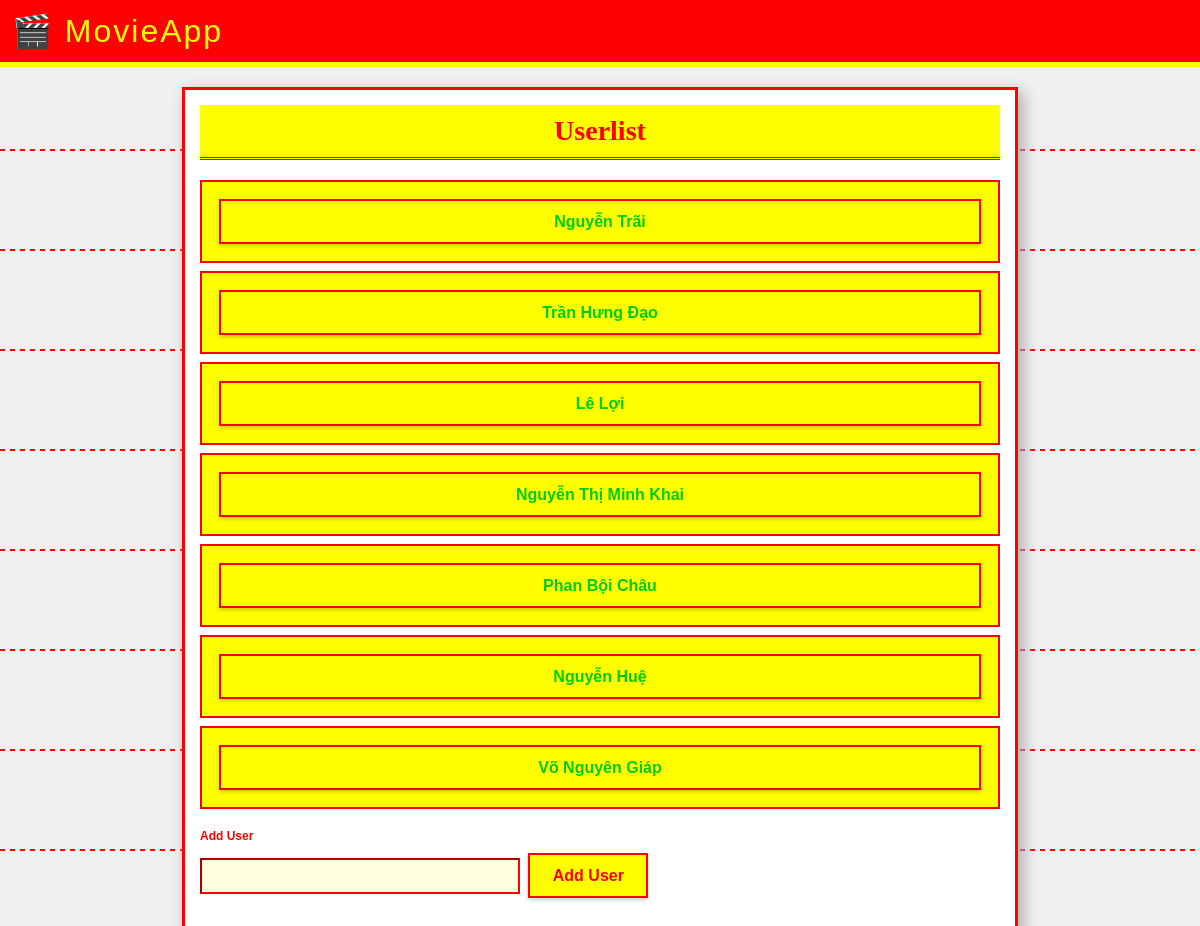
Before: / with the older database file.
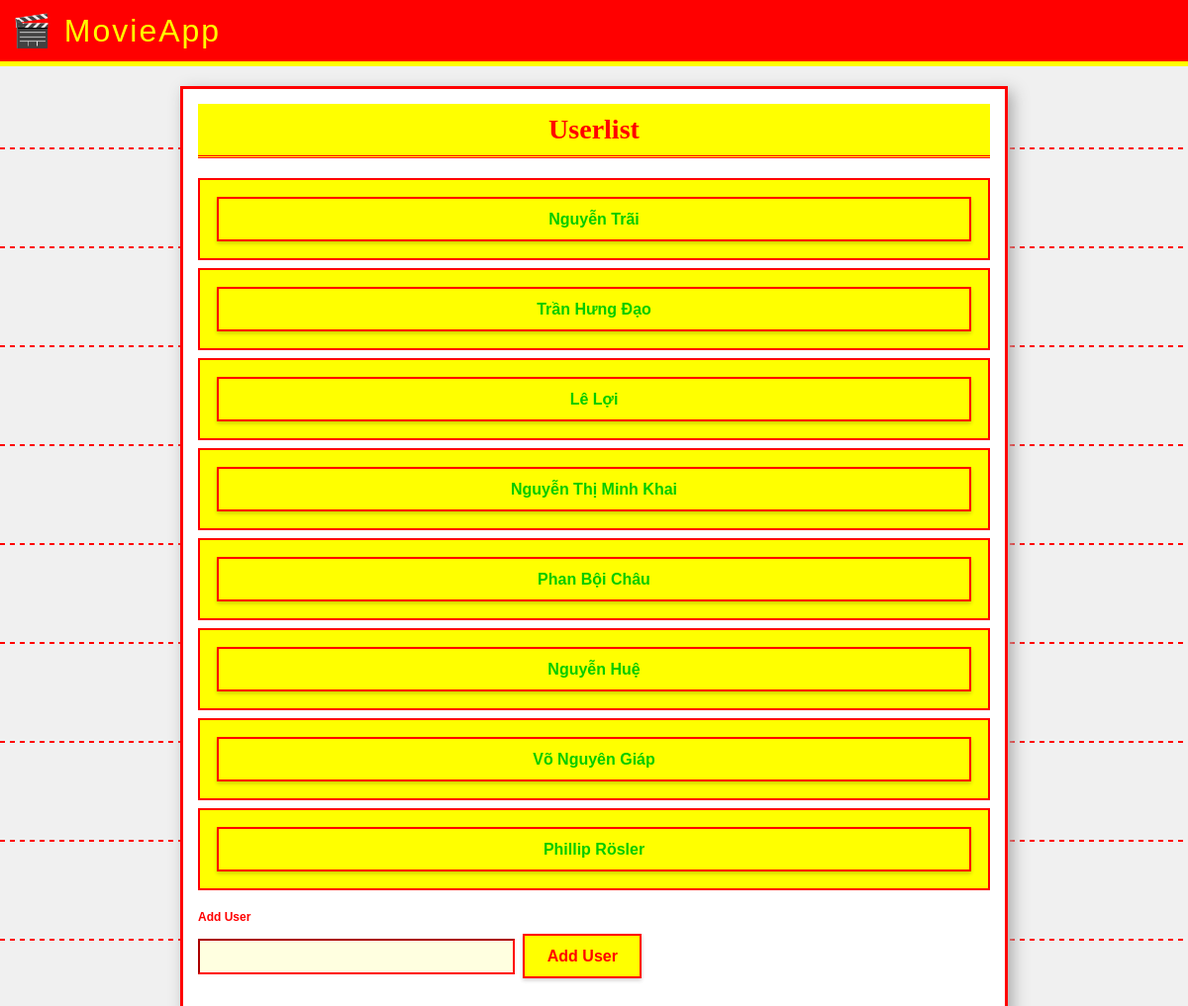
After: the same page with the newer database file.
### models.py (models this page shows)
class User(db.Model):
    __tablename__ = 'users'
    id = db.Column(db.Integer, primary_key=True)
    name = db.Column(db.String(100), nullable=False, unique=True)

### app.py (the view)
@app.route('/')
def index():
    users = data_manager.get_users()
    print(f"Users found: {users}")
    return render_template("index.html", users=users)

### data_manager.py (called while the page is built)
    def get_users(self):
        with self.engine.connect() as connection:
            result = connection.execute(text("SELECT id, name FROM users"))
            users = result.fetchall()
            user_object_list = []
            for row in users:
                user = User()
                user.id = row[0]
                user.name = row[1]
                user_object_list.append(user)
            return user_object_list

### templates/index.html
{% extends "base.html" %}
{% block content %}
<h1>Userlist</h1>
<ul class="user-list">
    {% for user in users%}
    <li class="user-entry">
        <a href="{{ url_for('get_movies', user_id=user.id) }}" class="btn"> {{ user.name}}</a>
    </li>
    {% endfor %}
</ul>
<form method="POST" action="{{ url_for('create_user') }}"> <label for="user_name">Add User</label>
    <input type="text" name="user_name" id="user_name" required>
    <button type="submit">Add User</button>
</form>
{% endblock %}

### templates/base.html (shortened to what this page needs)
<!DOCTYPE html>
<html>
<HEAD>
    <link rel="stylesheet" href="/static/style.css">
    <link rel="stylesheet" href="{{ url_for('static', filename='style.css') }}">
</HEAD>
<body>
    <main>
        <nav>
            <div class="" container">
                <a href="/" class="logo">🎬 MovieApp</a>
            </div>
        </nav>
        <main class="container">
            {% block content %}{% endblock %}
        </main>
    </main>
</body>
</html>

### static/style.css (style rules this page uses)
body { background-color: #f0f0f0; font-family: Arial, Helvetica, sans-serif; color: #333; margin: 0; padding: 0; font-size: 12px; }
.container { width: 800px; margin: 0 auto; background: #fff; border: 3px solid #ff0000; padding: 15px; box-shadow: 5px 5px 15px #aaa; }
h1 { color: #ff0000; font-family: Georgia, "Times New Roman", serif; font-size: 28px; text-align: center; background-color: #ffff00; padding: 10px; margin: 0 0 15px 0; border-bottom: 3px double #ff0000; }
nav { background: #ff0000; padding: 12px; margin-bottom: 20px; border-bottom: 5px solid #ffff00; }
.logo { font-family: Impact, Charcoal, sans-serif; font-size: 32px; color: #ffff00; text-decoration: none; letter-spacing: 2px; }
.user-list { list-style-type: none; padding: 0; margin: 20px 0; }
.user-entry { background-color: #ffff00; border: 2px solid #ff0000; margin: 8px 0; padding: 12px; transition: background-color 0.3s ease, border-color 0.3s ease; }
.user-entry a { display: block; text-decoration: none; color: #00cc00; font-weight: bold; font-size: 16px; }
.btn, .btn-small, .btn-danger, button[type="submit"] { display: inline-block; background-color: #ffff00; color: #ff0000; text-align: center; padding: 12px 20px; text-decoration: none; font-weight: bold; border: 2px solid #ff0000; cursor: pointer; font-family: Arial, sans-serif; font-size: 16px; min-width: 120px; height: 45px; box-sizing: border-box; box-shadow: 0 2px 4px rgba(0, 0, 0, 0.2); transition: all 0.3s ease; margin: 5px; }
form { margin: 15px 0; }
label { display: block; font-weight: bold; margin-bottom: 5px; color: #ff0000; }
input[type="text"] { width: 300px; padding: 8px; font-size: 14px; border: 2px inset #ff0000; background-color: #ffffe0; }

Changed rows visible on the page:
added User: name "Phillip Rösler"
